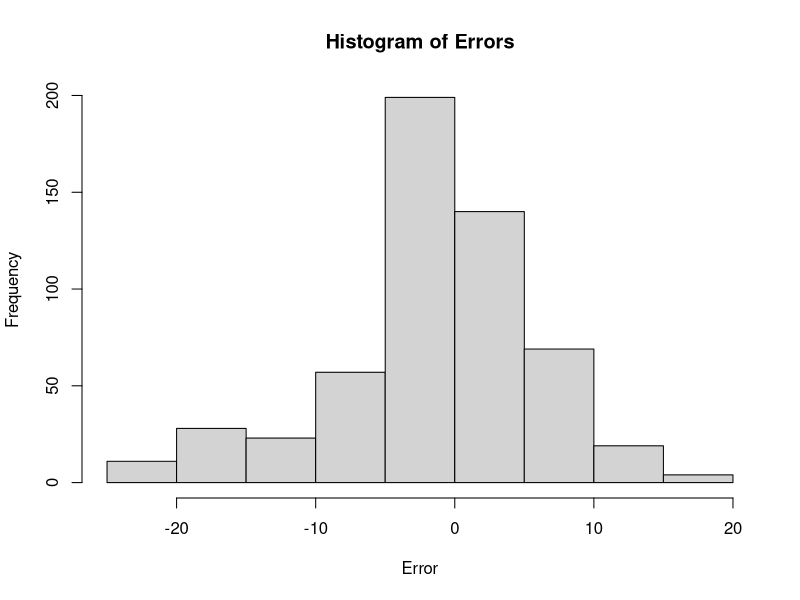
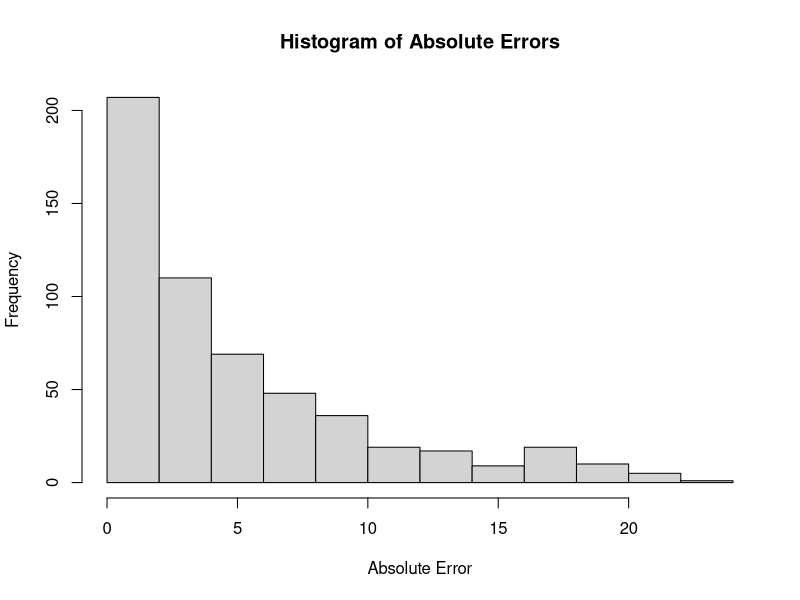
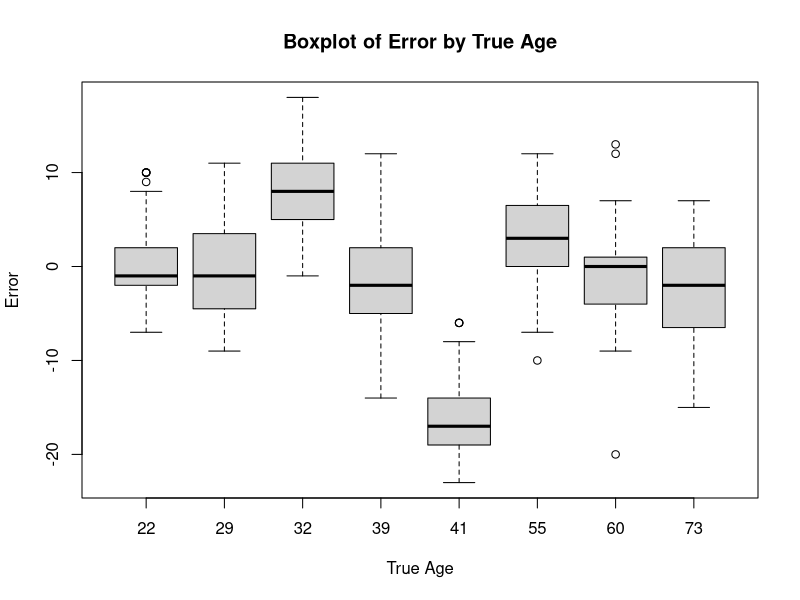
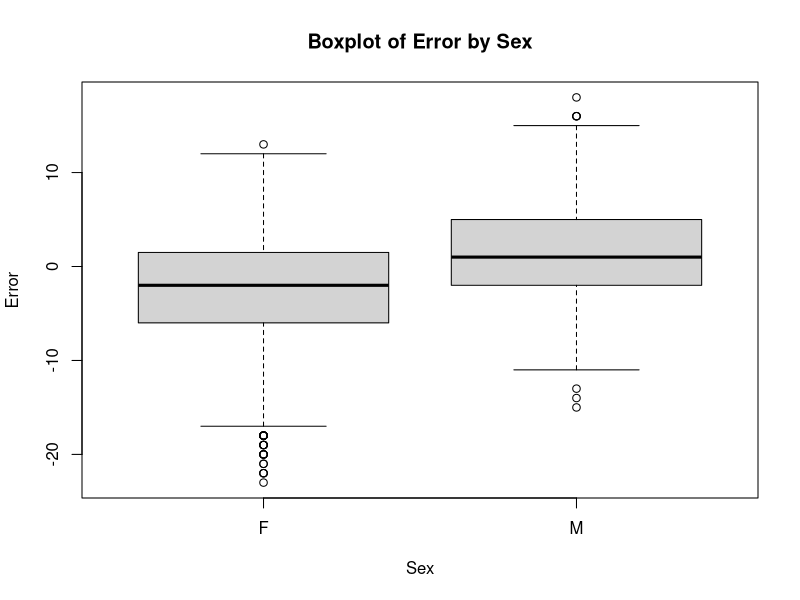
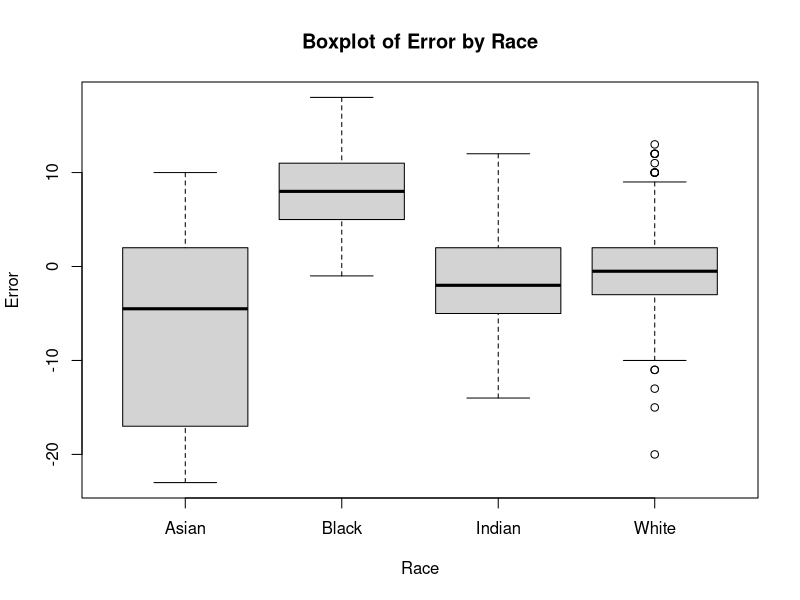

These figures' R source, in order:
guesses = read.csv("2019_project_data.csv", head=T)
head(guesses)
summary(guesses[,-c(1,4)])
hist(guesses$error, xlab = "Error", ylab = "Frequency", main = "Histogram of Errors")
hist(guesses$abs_error, xlab = "Absolute Error", ylab = "Frequency", main = "Histogram of Absolute Errors")
round(tapply(X=guesses$error, INDEX=guesses$tru_age, FUN = mean), 3)
round(tapply(X=guesses$error, INDEX=guesses$tru_age, FUN = var), 3)
round(tapply(X=guesses$error, INDEX = guesses$sex, FUN = mean), 3)
tapply(X = guesses$error, INDEX = guesses$race, FUN = mean)
tapply(X = guesses$error, INDEX = guesses$race, FUN = var)
boxplot(error ~ tru_age, data = guesses, main = "Boxplot of Error by True Age", xlab = "True Age", ylab = "Error")
boxplot(error ~ sex, data = guesses, main = "Boxplot of Error by Sex", xlab = "Sex", ylab = "Error")
boxplot(error ~ race, data = guesses, main = "Boxplot of Error by Race", xlab = "Race", ylab = "Error")